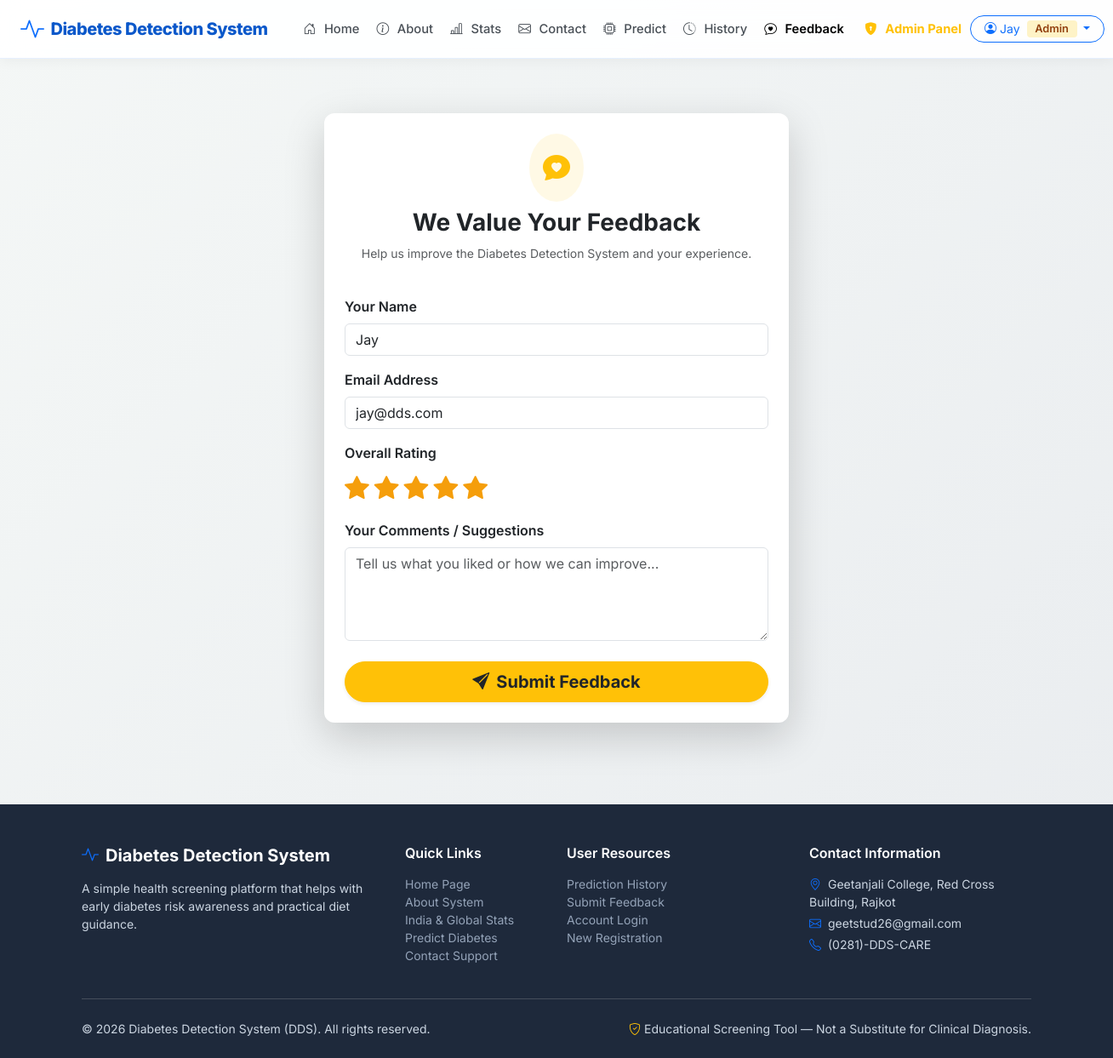
The app's page /feedback (signed in) with its own data.
### tables this page shows
CREATE TABLE users (
            id INTEGER PRIMARY KEY AUTOINCREMENT,
            username TEXT UNIQUE NOT NULL,
            email TEXT UNIQUE NOT NULL,
            password_hash TEXT NOT NULL,
            is_admin BOOLEAN DEFAULT 0,
            created_at TIMESTAMP DEFAULT CURRENT_TIMESTAMP
        );

### app.py (the view, shortened to what this page needs)
@app.route('/feedback', methods=['GET', 'POST'])
def feedback():
    return render_template('feedback.html')

### app.py (called while the page is built)
def get_db_connection():
    conn = sqlite3.connect(DB_PATH)
    conn.row_factory = sqlite3.Row
    return conn

@login_manager.user_loader
def load_user(user_id):
    conn = get_db_connection()
    user_row = conn.execute('SELECT * FROM users WHERE id = ?', (user_id,)).fetchone()
    conn.close()
    if user_row:
        return User(user_row['id'], user_row['username'], user_row['email'], user_row['is_admin'])
    return None

### templates/feedback.html (shortened to what this page needs)
{% extends 'base.html' %}
{% block content %}
<div class="container my-5">
    <div class="row justify-content-center">
        <div class="col-md-8 col-lg-6">
            <div class="card card-custom p-4 shadow-lg border-0">
                <div class="text-center mb-4">
                    <div class="p-3 bg-warning bg-opacity-10 text-warning rounded-circle d-inline-block mb-2">
                        <i class="bi bi-chat-heart-fill fs-2"></i>
                    </div>
                    <h3 class="fw-bold text-dark">We Value Your Feedback</h3>
                    <p class="text-muted small">Help us improve the Diabetes Detection System and your experience.</p>
                </div>
                <form action="{{ url_for('feedback') }}" method="POST">
                    <div class="mb-3">
                        <label for="name" class="form-label fw-semibold">Your Name</label>
                        <input type="text" class="form-control" id="name" name="name" placeholder="Enter your name" value="{{ current_user.username if current_user.is_authenticated else '' }}" required>
                    </div>
                    <div class="mb-3">
                        <label for="email" class="form-label fw-semibold">Email Address</label>
                        <input type="email" class="form-control" id="email" name="email" placeholder="Enter your email" value="{{ current_user.email if current_user.is_authenticated else '' }}" required>
                    </div>
                    <div class="mb-3">
                        <label class="form-label fw-semibold d-block">Overall Rating</label>
                        <div class="star-rating mb-2">
                            <input type="radio" id="star5" name="rating" value="5" checked><label for="star5" title="5 stars"><i class="bi bi-star-fill"></i></label>
                            <input type="radio" id="star4" name="rating" value="4"><label for="star4" title="4 stars"><i class="bi bi-star-fill"></i></label>
                            <input type="radio" id="star3" name="rating" value="3"><label for="star3" title="3 stars"><i class="bi bi-star-fill"></i></label>
                            <input type="radio" id="star2" name="rating" value="2"><label for="star2" title="2 stars"><i class="bi bi-star-fill"></i></label>
                            <input type="radio" id="star1" name="rating" value="1"><label for="star1" title="1 star"><i class="bi bi-star-fill"></i></label>
                        </div>
                    </div>
                    <div class="mb-4">
                        <label for="message" class="form-label fw-semibold">Your Comments / Suggestions</label>
                        <textarea class="form-control" id="message" name="message" rows="4" placeholder="Tell us what you liked or how we can improve..." required></textarea>
                    </div>
                    <button type="submit" class="btn btn-warning btn-lg w-100 fw-bold text-dark rounded-pill shadow-sm">
                        <i class="bi bi-send-fill me-2"></i>Submit Feedback
                    </button>
                </form>
            </div>
        </div>
    </div>
</div>
{% endblock %}

### templates/base.html (shortened to what this page needs)
<!DOCTYPE html>
<html lang="en">
<head>
    <link href="https://cdn.jsdelivr.net/npm/bootstrap@5.3.2/dist/css/bootstrap.min.css" rel="stylesheet">
    <link rel="stylesheet" href="https://cdn.jsdelivr.net/npm/bootstrap-icons@1.11.1/font/bootstrap-icons.css">
    <link rel="stylesheet" href="{{ url_for('static', filename='css/style.css') }}">
</head>
<body>
    <nav class="navbar navbar-expand-lg sticky-top navbar-custom">
        <div class="container-fluid px-lg-4 px-3">
            <a class="navbar-brand navbar-brand-logo d-flex align-items-center" href="{{ url_for('home') }}">
                <i class="bi bi-activity text-primary fs-3 me-2"></i>
                <span>Diabetes Detection System</span>
            </a>
            <div class="collapse navbar-collapse" id="navbarMain">
                <ul class="navbar-nav me-auto mb-2 mb-lg-0 ms-lg-3">
                    <li class="nav-item">
                        <a class="nav-link {% if request.endpoint == 'home' %}active{% endif %}" href="{{ url_for('home') }}">
                            <i class="bi bi-house-door me-1"></i>Home
                        </a>
                    </li>
                    <li class="nav-item">
                        <a class="nav-link {% if request.endpoint == 'about' %}active{% endif %}" href="{{ url_for('about') }}">
                            <i class="bi bi-info-circle me-1"></i>About
                        </a>
                    </li>
                    <li class="nav-item">
                        <a class="nav-link {% if request.endpoint == 'stats' %}active{% endif %}" href="{{ url_for('stats') }}">
                            <i class="bi bi-bar-chart-line me-1"></i>Stats
                        </a>
                    </li>
                    <li class="nav-item">
                        <a class="nav-link {% if request.endpoint == 'contact' %}active{% endif %}" href="{{ url_for('contact') }}">
                            <i class="bi bi-envelope me-1"></i>Contact
                        </a>
                    </li>
                    {% if current_user.is_authenticated %}
                    <li class="nav-item">
                        <a class="nav-link {% if request.endpoint == 'predict' %}active{% endif %}" href="{{ url_for('predict') }}">
                            <i class="bi bi-cpu me-1"></i>Predict
                        </a>
                    </li>
                    <li class="nav-item">
                        <a class="nav-link {% if request.endpoint == 'history' %}active{% endif %}" href="{{ url_for('history') }}">
                            <i class="bi bi-clock-history me-1"></i>History
                        </a>
                    </li>
                    {% endif %}
                    <li class="nav-item">
                        <a class="nav-link {% if request.endpoint == 'feedback' %}active{% endif %}" href="{{ url_for('feedback') }}">
                            <i class="bi bi-chat-heart me-1"></i>Feedback
                        </a>
                    </li>
                    {% if current_user.is_authenticated and current_user.is_admin %}
                    <li class="nav-item ms-lg-1">
                        <a class="nav-link text-warning fw-bold {% if request.endpoint == 'admin_dashboard' %}active{% endif %}" href="{{ url_for('admin_dashboard') }}">
                            <i class="bi bi-shield-lock-fill me-1"></i>Admin Panel
                        </a>
                    </li>
                    {% endif %}
                </ul>
                <div class="d-flex align-items-center gap-2">
                    {% if current_user.is_authenticated %}
                    <div class="dropdown">
                        <button class="btn btn-outline-primary btn-sm dropdown-toggle rounded-pill px-3" type="button" data-bs-toggle="dropdown">
                            <i class="bi bi-person-circle me-1"></i>{{ current_user.username }}
                            {% if current_user.is_admin %}<span class="badge badge-admin ms-1">Admin</span>{% endif %}
                        </button>
                    </div>
                    {% else %}
                    <a href="{{ url_for('login') }}" class="btn btn-outline-primary btn-sm rounded-pill px-3">Log In</a>
                    <a href="{{ url_for('signup') }}" class="btn btn-primary btn-sm rounded-pill px-3">Sign Up</a>
                    {% endif %}
                </div>
            </div>
        </div>
    </nav>
    <main class="content-wrapper">
        {% block content %}{% endblock %}
    </main>
    <footer class="footer-custom">
        <div class="container">
            <div class="row g-4">
                <div class="col-lg-4 col-md-6">
                    <h5 class="text-white fw-bold mb-3 d-flex align-items-center">
                        <i class="bi bi-activity text-primary me-2"></i>Diabetes Detection System
                    </h5>
                    <p class="small text-slate-400 mb-3">
                        A simple health screening platform that helps with early diabetes risk awareness and practical diet guidance.
                    </p>
                </div>
                <div class="col-lg-2 col-md-6">
                    <h6 class="text-white fw-semibold mb-3">Quick Links</h6>
                    <ul class="list-unstyled small space-y-2">
                        <li><a href="{{ url_for('home') }}">Home Page</a></li>
                        <li><a href="{{ url_for('about') }}">About System</a></li>
                        <li><a href="{{ url_for('stats') }}">India & Global Stats</a></li>
                        <li><a href="{{ url_for('predict') }}">Predict Diabetes</a></li>
                        <li><a href="{{ url_for('contact') }}">Contact Support</a></li>
                    </ul>
                </div>
                <div class="col-lg-3 col-md-6">
                    <h6 class="text-white fw-semibold mb-3">User Resources</h6>
                    <ul class="list-unstyled small space-y-2">
                        <li><a href="{{ url_for('history') }}">Prediction History</a></li>
                        <li><a href="{{ url_for('feedback') }}">Submit Feedback</a></li>
                        <li><a href="{{ url_for('login') }}">Account Login</a></li>
                        <li><a href="{{ url_for('signup') }}">New Registration</a></li>
                    </ul>
                </div>
                <div class="col-lg-3 col-md-6">
                    <h6 class="text-white fw-semibold mb-3">Contact Information</h6>
                    <p class="small mb-1"><i class="bi bi-geo-alt text-primary me-2"></i>Geetanjali College, Red Cross Building, Rajkot</p>
                    <p class="small mb-1"><i class="bi bi-envelope text-primary me-2"></i>geetstud26@gmail.com</p>
                    <p class="small mb-0"><i class="bi bi-telephone text-primary me-2"></i>(0281)-DDS-CARE</p>
                </div>
            </div>
            <hr class="my-4 border-secondary opacity-50">
            <div class="row align-items-center small">
                <div class="col-md-6 text-center text-md-start">
                    &copy; 2026 Diabetes Detection System (DDS). All rights reserved.
                </div>
                <div class="col-md-6 text-center text-md-end text-slate-400">
                    <i class="bi bi-shield-check text-warning me-1"></i>Educational Screening Tool — Not a Substitute for Clinical Diagnosis.
                </div>
            </div>
        </div>
    </footer>
</body>
</html>

### static/css/style.css (style rules this page uses)
:root { --primary-color: #0d6efd; --primary-hover: #0b5ed7; --primary-dark: #0a58ca; --emerald-green: #198754; --soft-emerald: #d1e7dd; --risk-red: #dc3545; --warning-amber: #ffc107; --bg-gradient: linear-gradient(135deg, #f4f7f6 0%, #e9ecef 100%); --card-bg: #ffffff; --text-primary: #212529; --text-muted: #6c757d; --border-radius: 12px; --box-shadow: 0 8px 24px rgba(13, 110, 253, 0.08); }
body { font-family: 'Inter', system-ui, -apple-system, sans-serif; background: var(--bg-gradient); color: var(--text-primary); min-height: 100vh; display: flex; flex-direction: column; }
main.content-wrapper { flex: 1 0 auto; padding-bottom: 3rem; }
.navbar-custom { background: rgba(255, 255, 255, 0.92); backdrop-filter: blur(12px); box-shadow: 0 2px 15px rgba(0, 0, 0, 0.05); border-bottom: 1px solid rgba(13, 110, 253, 0.1); }
.navbar-brand-logo { font-weight: 800; font-size: 1.25rem; color: var(--primary-dark); letter-spacing: -0.5px; white-space: nowrap; }
.nav-link { font-weight: 500; font-size: 0.92rem; color: #495057; margin: 0 2px; white-space: nowrap; display: inline-flex; align-items: center; gap: 0.35rem; transition: all 0.2s ease; }
.nav-link:hover, .nav-link.active { color: var(--primary-color); font-weight: 600; }
.footer-custom { background: #1e293b; color: #cbd5e1; padding: 3rem 0 1.5rem; margin-top: auto; }
.footer-custom a { color: #94a3b8; text-decoration: none; transition: color 0.2s ease; }
.card-custom { background: var(--card-bg); border: 1px solid rgba(226, 232, 240, 0.8); border-radius: var(--border-radius); box-shadow: var(--box-shadow); transition: transform 0.2s ease, box-shadow 0.2s ease; }
.badge-admin { background-color: #fef3c7; color: #92400e; font-weight: 600; font-size: 0.8rem; padding: 0.25rem 0.6rem; border-radius: 4px; }
.star-rating { display: flex; flex-direction: row-reverse; justify-content: flex-end; gap: 6px; }
.star-rating label { font-size: 1.8rem; color: #cbd5e1; cursor: pointer; transition: color 0.2s; }
.star-rating input:checked ~ label, .star-rating label:hover, .star-rating label:hover ~ label { color: #f59e0b; }

### records on screen
users: username "Jay", name "Jay", email "jay@dds.com"
